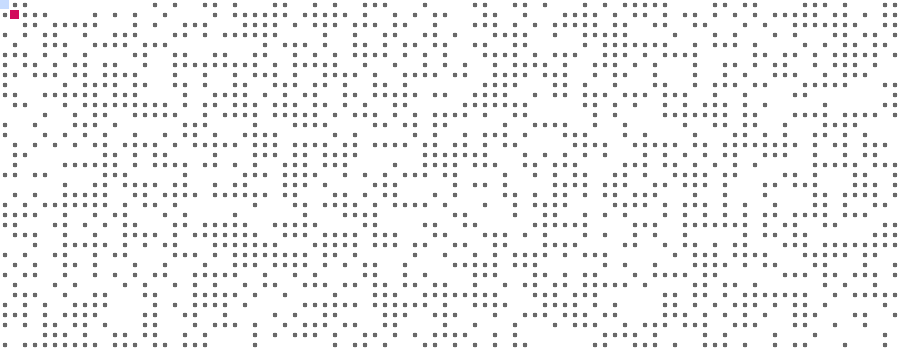
Frame 1 (no input)
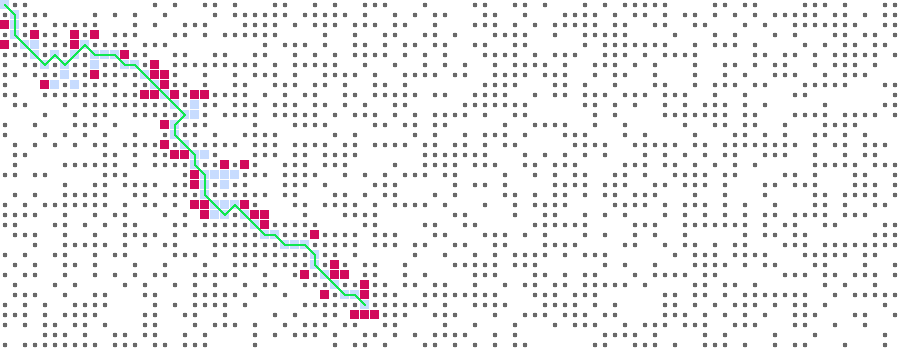
Frame 60 (no input)
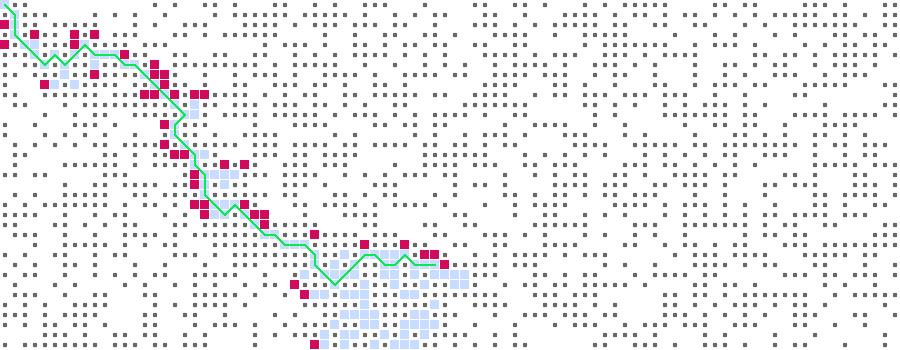
Frame 120 (the mouse pressed at the canvas centre since frame 60)

The p5.js sketch that drew these frames (run headless with seeded random() and noise() and a simulated clock; from frame 60 on, the mouse is pressed at the canvas centre):

// p5.js sketch
// ── sketch.js
function removeFromArray(arr, elt){
  for(let i  = arr.length-1; i>=0; i--){
    if(arr[i] == elt){
      arr.splice(i, 1);
    }
  }
}

function heuristic(a,b){
  let d = abs(a.x-b.x) + abs(a.y-b.y)
  return d;
}

let cols = 90;
let rows = 35;
let grid = new Array(cols);

let openSet = []
let closedSet = []
let start;
let end;

let w,h;
let path = [];

function setup() {
  pixelDensity(7.0);
  createCanvas(900, 350);
  console.log(windowWidth,windowHeight);
  w = width/cols
  h = height/rows;

  for(let i = 0; i < cols; i++){
    grid[i] = new Array(rows);
  }

  for(let i = 0; i < cols; i++){
    for(let j = 0; j < rows; j++){
      grid[i][j] = new Spot(i,j);
    }
  }

  for(let i = 0; i < cols; i++){
    for(let j = 0; j < rows; j++){
      grid[i][j].addNeighbors(grid);
    }
  }

  start = grid[0][0];
  end = grid[cols-1][rows-1];

  start.wall = false;
  end.wall = false;

  openSet.push(start);
}

function draw() {
  if(openSet.length > 0){
    let winner = 0;
    for(let i = 0; i < openSet.length; i++){
      if (openSet[i].f < openSet[winner].f){
        winner = i;
      }
    }

   var current = openSet[winner];

    if(current === end){
      noLoop();
      console.log('done')
    }
    removeFromArray(openSet, current);
    closedSet.push(current);

    let neighbors = current.neighbors;
    for(let i = 0; i < neighbors.length; i++){
      let neighbor = neighbors[i];
      if(!closedSet.includes(neighbor) && !neighbor.wall){
        let tempg = current.g + 1;//heuristic(neighbor, current);

        var newPath = false;
        if(openSet.includes(neighbor)){
          if(tempg < neighbor.g){
              neighbor.g = tempg;
              newPath = true;
            }
        } else {
          neighbor.g = tempg;
          newPath = true;
          openSet.push(neighbor);
        }
        if(newPath){
          neighbor.h = heuristic(neighbor, end);
          neighbor.f = neighbor.g+neighbor.h
          neighbor.previous = current;
        }
      }
    }
  } else {
    return;
    noLoop();
  }

  background(255);

  for(let i = 0; i < cols; i++){
    for(let j = 0; j < rows; j++){
      grid[i][j].show()
    }
  }

  for(let i = 0; i < closedSet.length; i++){
    closedSet[i].show(color(199,220,255)); //10,251,91
  }
  for(let i = 0; i < openSet.length; i++){
    openSet[i].show(color(210,10,91));
  }

  path = [];
  let temp = current;
  path.push(temp)
  while(temp.previous){
    path.push(temp.previous);
    temp = temp.previous
  }

  push();
  stroke(15,231,81);
  strokeWeight(2);
  noFill();
  // fill(color(199,220,255,200));
  beginShape();
  for (let i = 0; i < path.length; i++) {
    vertex(path[i].x *w + w/2, path[i].y*h+h/2)
  }
  endShape();
  pop();
}

// ── Spot.js
class Spot{
  constructor(i,j){
    this.x = i;
    this.y = j;
    this.f = 0;
    this.g = 0;
    this.h = 0;

    this.neighbors = [];
    this.previous = 0;

    this.wall = false;

    if(random(1) < 0.5){
      this.wall = true;
    }
  }

  addNeighbors(grid){

    if (this.x < cols - 1) {
      this.neighbors.push(grid[this.x+1][this.y])
    }
    if (this.x > 0){
      this.neighbors.push(grid[this.x-1][this.y])
    }
    if (this.y < rows -1){
      this.neighbors.push(grid[this.x][this.y+1])
    }
    if (this.y > 0){
    this.neighbors.push(grid[this.x][this.y-1])
    }
    if (this.x > 0 && this.y > 0) {
      this.neighbors.push(grid[this.x - 1][this.y - 1]);
    }
    if (this.x < cols - 1 && this.y > 0) {
      this.neighbors.push(grid[this.x + 1][this.y - 1]);
    }
    if (this.x > 0 && this.y < rows - 1) {
      this.neighbors.push(grid[this.x - 1][this.y + 1]);
    }
    if (this.x < cols - 1 && this.y < rows - 1) {
      this.neighbors.push(grid[this.x + 1][this.y + 1]);
    }
  }

  show(col){
    if (this.wall) {
      fill(105)
      strokeWeight(0.1);
      stroke(255);
      ellipse(this.x * w + w/2, this.y * h + h/2, w/2,h/2 )
      // triangle(this.x *w+w/2-4, this.y * h + h/2 + 4, this.x *w+w/2-1,this.y * h+h/2 - 4,this.x *w+w/2+2, this.y * h+h/2+4)
    } else if (col) {
      fill(col)
      rect(this.x * w,this.y * h, w-1,h-1 );
    }
  }
}
